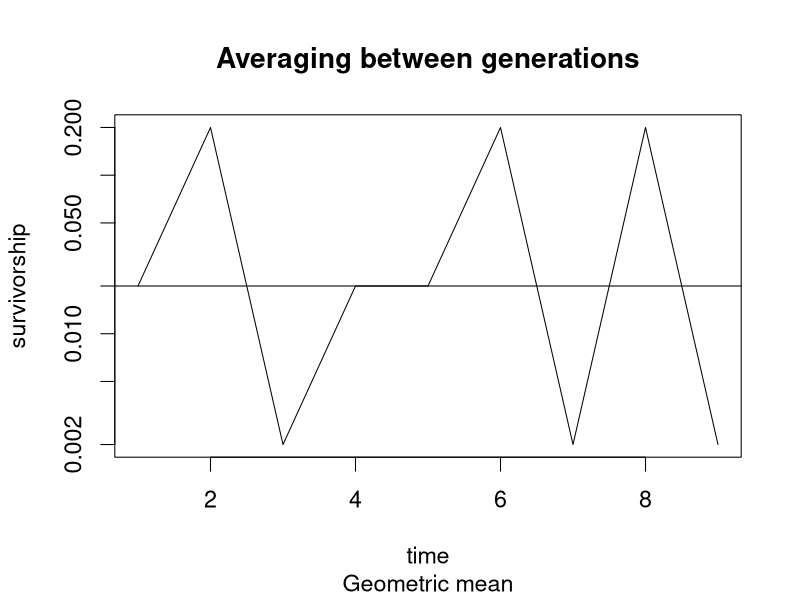
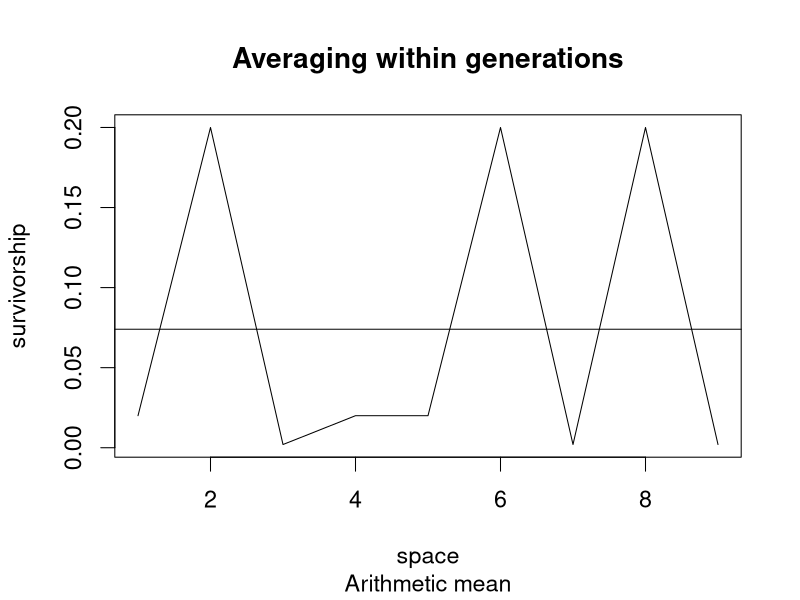

Write R code to recreate these figures, in order.
par(cex=1.4)

set.seed(20330)
v <- c(0.002, 0.02, 0.2)
vlist <- sample(rep(v, 3))

# par(mfrow=c(1, 2))

plot(vlist, xlab="time", ylab="survivorship", type="l", log="y",
	main="Averaging between generations", sub="Geometric mean"
)
abline(h=exp(mean(log(vlist))))

plot(vlist, xlab="space", ylab="survivorship", type="l",
	main="Averaging within generations", sub="Arithmetic mean"
)
abline(h=mean(vlist))
